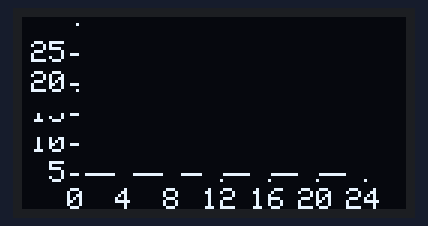
Bench run of a sketch on a simulated ATtiny85, built with avr-gcc and run on an emulated ATtiny85. Shown: 128×64 one-colour display. Wiring (inferred from the names in the program): SSD1306 OLED at I2C address 0x3C.

Above: at 1.3 s.

The sketch:

ATTINY85-plotter.ino
```cpp
// (licence header left out)
#include <Wire.h>

// Pins
int const sda = 0;
int const scl = 2;

// Constants
int const address = 60;
int const commands = 0x00;
int const onecommand = 0x80;
int const data = 0x40;
int const onedata = 0xC0;

// OLED display **********************************************

// Character set for text - stored in program memory
const uint8_t CharMap[96][6] PROGMEM = {
{ 0x00, 0x00, 0x00, 0x00, 0x00, 0x00 },
{ 0x00, 0x00, 0x5F, 0x00, 0x00, 0x00 },
{ 0x00, 0x07, 0x00, 0x07, 0x00, 0x00 },
{ 0x14, 0x7F, 0x14, 0x7F, 0x14, 0x00 },
{ 0x24, 0x2A, 0x7F, 0x2A, 0x12, 0x00 },
{ 0x23, 0x13, 0x08, 0x64, 0x62, 0x00 },
{ 0x36, 0x49, 0x56, 0x20, 0x50, 0x00 },
{ 0x00, 0x08, 0x07, 0x03, 0x00, 0x00 },
{ 0x00, 0x1C, 0x22, 0x41, 0x00, 0x00 },
{ 0x00, 0x41, 0x22, 0x1C, 0x00, 0x00 },
{ 0x2A, 0x1C, 0x7F, 0x1C, 0x2A, 0x00 },
{ 0x08, 0x08, 0x3E, 0x08, 0x08, 0x00 },
{ 0x00, 0x80, 0x70, 0x30, 0x00, 0x00 },
{ 0x08, 0x08, 0x08, 0x08, 0x08, 0x00 },
{ 0x00, 0x00, 0x60, 0x60, 0x00, 0x00 },
{ 0x20, 0x10, 0x08, 0x04, 0x02, 0x00 },
{ 0x3E, 0x51, 0x49, 0x45, 0x3E, 0x00 },
{ 0x00, 0x42, 0x7F, 0x40, 0x00, 0x00 },
{ 0x72, 0x49, 0x49, 0x49, 0x46, 0x00 },
{ 0x21, 0x41, 0x49, 0x4D, 0x33, 0x00 },
{ 0x18, 0x14, 0x12, 0x7F, 0x10, 0x00 },
{ 0x27, 0x45, 0x45, 0x45, 0x39, 0x00 },
{ 0x3C, 0x4A, 0x49, 0x49, 0x31, 0x00 },
{ 0x41, 0x21, 0x11, 0x09, 0x07, 0x00 },
{ 0x36, 0x49, 0x49, 0x49, 0x36, 0x00 },
{ 0x46, 0x49, 0x49, 0x29, 0x1E, 0x00 },
{ 0x00, 0x00, 0x14, 0x00, 0x00, 0x00 },
{ 0x00, 0x40, 0x34, 0x00, 0x00, 0x00 },
{ 0x00, 0x08, 0x14, 0x22, 0x41, 0x00 },
{ 0x14, 0x14, 0x14, 0x14, 0x14, 0x00 },
{ 0x00, 0x41, 0x22, 0x14, 0x08, 0x00 },
{ 0x02, 0x01, 0x59, 0x09, 0x06, 0x00 },
{ 0x3E, 0x41, 0x5D, 0x59, 0x4E, 0x00 },
{ 0x7C, 0x12, 0x11, 0x12, 0x7C, 0x00 },
{ 0x7F, 0x49, 0x49, 0x49, 0x36, 0x00 },
{ 0x3E, 0x41, 0x41, 0x41, 0x22, 0x00 },
{ 0x7F, 0x41, 0x41, 0x41, 0x3E, 0x00 },
{ 0x7F, 0x49, 0x49, 0x49, 0x41, 0x00 },
{ 0x7F, 0x09, 0x09, 0x09, 0x01, 0x00 },
{ 0x3E, 0x41, 0x41, 0x51, 0x73, 0x00 },
{ 0x7F, 0x08, 0x08, 0x08, 0x7F, 0x00 },
{ 0x00, 0x41, 0x7F, 0x41, 0x00, 0x00 },
{ 0x20, 0x40, 0x41, 0x3F, 0x01, 0x00 },
{ 0x7F, 0x08, 0x14, 0x22, 0x41, 0x00 },
{ 0x7F, 0x40, 0x40, 0x40, 0x40, 0x00 },
{ 0x7F, 0x02, 0x1C, 0x02, 0x7F, 0x00 },
{ 0x7F, 0x04, 0x08, 0x10, 0x7F, 0x00 },
{ 0x3E, 0x41, 0x41, 0x41, 0x3E, 0x00 },
{ 0x7F, 0x09, 0x09, 0x09, 0x06, 0x00 },
{ 0x3E, 0x41, 0x51, 0x21, 0x5E, 0x00 },
{ 0x7F, 0x09, 0x19, 0x29, 0x46, 0x00 },
{ 0x26, 0x49, 0x49, 0x49, 0x32, 0x00 },
{ 0x03, 0x01, 0x7F, 0x01, 0x03, 0x00 },
{ 0x3F, 0x40, 0x40, 0x40, 0x3F, 0x00 },
{ 0x1F, 0x20, 0x40, 0x20, 0x1F, 0x00 },
{ 0x3F, 0x40, 0x38, 0x40, 0x3F, 0x00 },
{ 0x63, 0x14, 0x08, 0x14, 0x63, 0x00 },
{ 0x03, 0x04, 0x78, 0x04, 0x03, 0x00 },
{ 0x61, 0x59, 0x49, 0x4D, 0x43, 0x00 },
{ 0x00, 0x7F, 0x41, 0x41, 0x41, 0x00 },
{ 0x02, 0x04, 0x08, 0x10, 0x20, 0x00 },
{ 0x00, 0x41, 0x41, 0x41, 0x7F, 0x00 },
{ 0x04, 0x02, 0x01, 0x02, 0x04, 0x00 },
{ 0x40, 0x40, 0x40, 0x40, 0x40, 0x00 },
{ 0x00, 0x03, 0x07, 0x08, 0x00, 0x00 },
{ 0x20, 0x54, 0x54, 0x78, 0x40, 0x00 },
{ 0x7F, 0x28, 0x44, 0x44, 0x38, 0x00 },
{ 0x38, 0x44, 0x44, 0x44, 0x28, 0x00 },
{ 0x38, 0x44, 0x44, 0x28, 0x7F, 0x00 },
{ 0x38, 0x54, 0x54, 0x54, 0x18, 0x00 },
{ 0x00, 0x08, 0x7E, 0x09, 0x02, 0x00 },
{ 0x18, 0xA4, 0xA4, 0x9C, 0x78, 0x00 },
{ 0x7F, 0x08, 0x04, 0x04, 0x78, 0x00 },
{ 0x00, 0x44, 0x7D, 0x40, 0x00, 0x00 },
{ 0x20, 0x40, 0x40, 0x3D, 0x00, 0x00 },
{ 0x7F, 0x10, 0x28, 0x44, 0x00, 0x00 },
{ 0x00, 0x41, 0x7F, 0x40, 0x00, 0x00 },
{ 0x7C, 0x04, 0x78, 0x04, 0x78, 0x00 },
{ 0x7C, 0x08, 0x04, 0x04, 0x78, 0x00 },
{ 0x38, 0x44, 0x44, 0x44, 0x38, 0x00 },
{ 0xFC, 0x18, 0x24, 0x24, 0x18, 0x00 },
{ 0x18, 0x24, 0x24, 0x18, 0xFC, 0x00 },
{ 0x7C, 0x08, 0x04, 0x04, 0x08, 0x00 },
{ 0x48, 0x54, 0x54, 0x54, 0x24, 0x00 },
{ 0x04, 0x04, 0x3F, 0x44, 0x24, 0x00 },
{ 0x3C, 0x40, 0x40, 0x20, 0x7C, 0x00 },
{ 0x1C, 0x20, 0x40, 0x20, 0x1C, 0x00 },
{ 0x3C, 0x40, 0x30, 0x40, 0x3C, 0x00 },
{ 0x44, 0x28, 0x10, 0x28, 0x44, 0x00 },
{ 0x4C, 0x90, 0x90, 0x90, 0x7C, 0x00 },
{ 0x44, 0x64, 0x54, 0x4C, 0x44, 0x00 },
{ 0x00, 0x08, 0x36, 0x41, 0x00, 0x00 },
{ 0x00, 0x00, 0x77, 0x00, 0x00, 0x00 },
{ 0x00, 0x41, 0x36, 0x08, 0x00, 0x00 },
{ 0x00, 0x06, 0x09, 0x06, 0x00, 0x00 },  // degree symbol = '~'
{ 0xFF, 0xFF, 0xFF, 0xFF, 0xFF, 0x00 }

};

// Current plot position
int x0;
int y0;

// Write a single command
void Single (uint8_t x) {
  Wire.write(onecommand);
  Wire.write(x);
}

void InitDisplay () {
  Wire.beginTransmission(address);
  Wire.write(commands);
  Wire.write(0xA1);  // Flip horizontal
  Wire.write(0xAF);  // Display on
  Wire.endTransmission();
}

void ClearDisplay () {
  for (int p = 0 ; p < 8; p++) {
    Wire.beginTransmission(address);
    Single(0xB0 + p);
    Wire.endTransmission();
    for (int q = 0 ; q < 8; q++) {
      Wire.beginTransmission(address);
      Wire.write(data);
      for (int i = 0 ; i < 20; i++) Wire.write(0);
      Wire.endTransmission();
    }
  }
}

// Plot point x,y into buffer if in current slice
void PlotPoint (int x, int y) {
  Wire.beginTransmission(address);
  Single(0x00 + ((x + 2) & 0x0F));        // Column low nibble
  Single(0x10 + ((x + 2)>>4));            // Column high nibble
  Single(0xB0 + (y >> 3));                // Page
  Single(0xE0);                           // Read modify write
  Wire.write(onedata);
  Wire.endTransmission();
  Wire.requestFrom(address, 2);
  Wire.read();                            // Dummy read
  int j = Wire.read();
  Wire.beginTransmission(address);
  Wire.write(onedata);
  Wire.write((1<<(y & 0x07)) | j);
  Single(0xEE);                           // Cancel read modify write
  Wire.endTransmission();
}

// Move current plot position to x,y
void MoveTo (int x, int y) {
  x0 = x;
  y0 = y;
}

// Draw a line to x,y
void DrawTo (int x, int y) {
  int sx, sy, e2, err;
  int dx = abs(x - x0);
  int dy = abs(y - y0);
  if (x0 < x) sx = 1; else sx = -1;
  if (y0 < y) sy = 1; else sy = -1;
  err = dx - dy;
  for (;;) {
    PlotPoint(x0, y0);
    if (x0==x && y0==y) return;
    e2 = err<<1;
    if (e2 > -dy) { err = err - dy; x0 = x0 + sx; }
    if (e2 < dx) { err = err + dx; y0 = y0 + sy; }
  }
}

uint8_t ReverseByte (uint8_t x) {
  x = ((x >> 1) & 0x55) | ((x << 1) & 0xaa);
  x = ((x >> 2) & 0x33) | ((x << 2) & 0xcc);
  x = ((x >> 4) & 0x0f) | ((x << 4) & 0xf0);
  return x;
}

// Plot an ASCII character with bottom left corner at x,y
void PlotChar (int c, int x, int y) {
  int h = y & 0x07;
  for (int p = 0; p < 2; p++) {
    Wire.beginTransmission(address);
    Single(0xB0 + (y >> 3) + p);          // Page
    for (int col=0; col<6; col++) {
      Single(0x00 + ((x+2+col) & 0x0F));  // Column low nibble
      Single(0x10 + ((x+2+col)>>4));      // Column high nibble
      Single(0xE0);                       // Read modify write
      Wire.write(onedata);
      Wire.endTransmission();
      Wire.requestFrom(address, 2);
      Wire.read();                        // Dummy read
      int j = Wire.read();
      Wire.beginTransmission(address);
      Wire.write(onedata);
      int bits = ReverseByte(pgm_read_byte(&CharMap[c-32][col]));
      Wire.write((bits<<h)>>(p<<3) | j);
      Single(0xEE);                       // Cancel read modify write
    }
    Wire.endTransmission();
  }
}

// Plot text starting at the current plot position
void PlotText(PGM_P s) {
  int p = (int)s;
  while (1) {
    char c = pgm_read_byte(p++);
    if (c == 0) return;
    PlotChar(c, x0, y0);
    x0 = x0 + 6;
  }
}

// Setup **********************************************

void setup() {
  analogReference(INTERNAL1V1);
  Wire.begin();
  ClearDisplay();
  InitDisplay();
}

const int Now = 1547;                   // To set the time; eg 15:47
unsigned long StartMins = (unsigned long)((Now/100)*60 + (Now%100));

void loop () {
  unsigned int SampleNo = StartMins/15;
  // Plot temperature graph
  int x1 = 16, y1 = 11;
  int yscale = 2;                         // Points per degree
  MoveTo(26, 56); PlotText(PSTR("Temperature ~C"));
  // Horizontal axis
  MoveTo(x1, y1); DrawTo(x1+96, y1);
  for (int i=0; i<=24; i=i+4) {
    int mark = x1+i*4;
    MoveTo(mark, y1); DrawTo(mark, y1-2);
    int tens = i/10;
    if (tens != 0) {
      PlotChar(tens+'0', mark-6, y1-12);
      PlotChar(i%10+'0', mark, y1-12);
    } else PlotChar(i%10+'0', mark-3, y1-12);
  }
  // Vertical axis
  MoveTo(x1, y1); DrawTo(x1, y1+50);
  for (int i=5; i<=25; i=i+5) {
    int mark = y1+i*yscale-10;
    MoveTo(x1, mark); DrawTo(x1-2, mark);
    int tens = i/10;
    if (tens != 0) PlotChar(tens+'0', x1-15, mark-3);
    PlotChar(i%10+'0', x1-9, mark-3);
  }
  for (;;) {
    // Now start plotting the temperature every 15 mins
    while ((unsigned long) ((StartMins + millis()/60000)/15)%96 == SampleNo);
    // Time to take a new reading
    SampleNo = (SampleNo+1)%96;
    int Temperature = (analogRead(A2)*25)/233;  // In half degrees
    PlotPoint(SampleNo+x1, Temperature-10+y1);
  }
}
```
